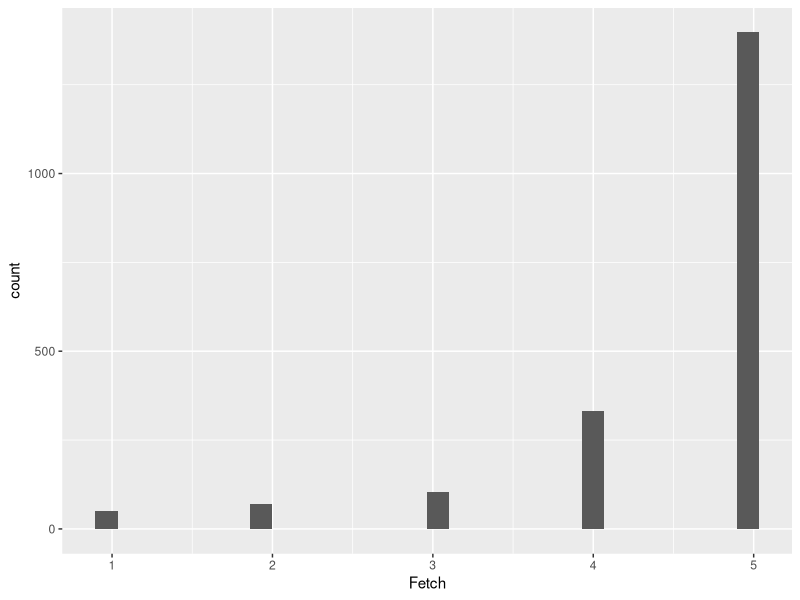
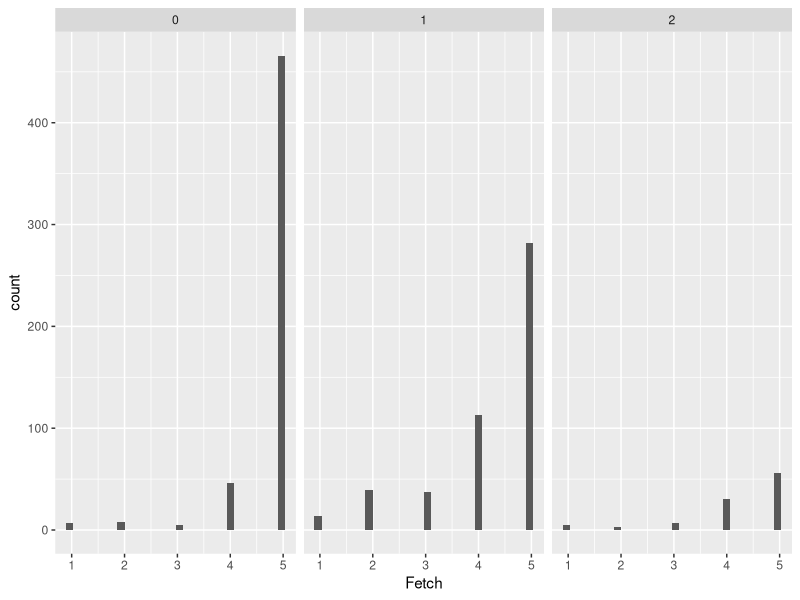
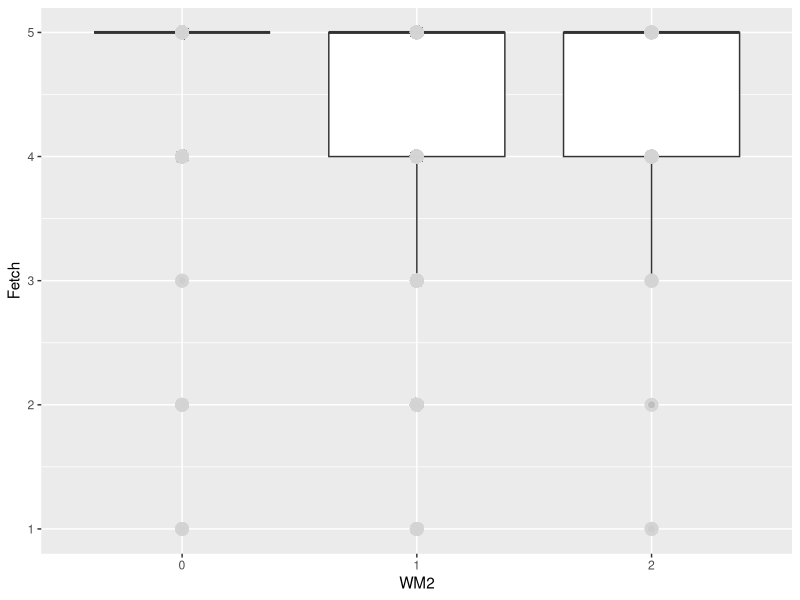
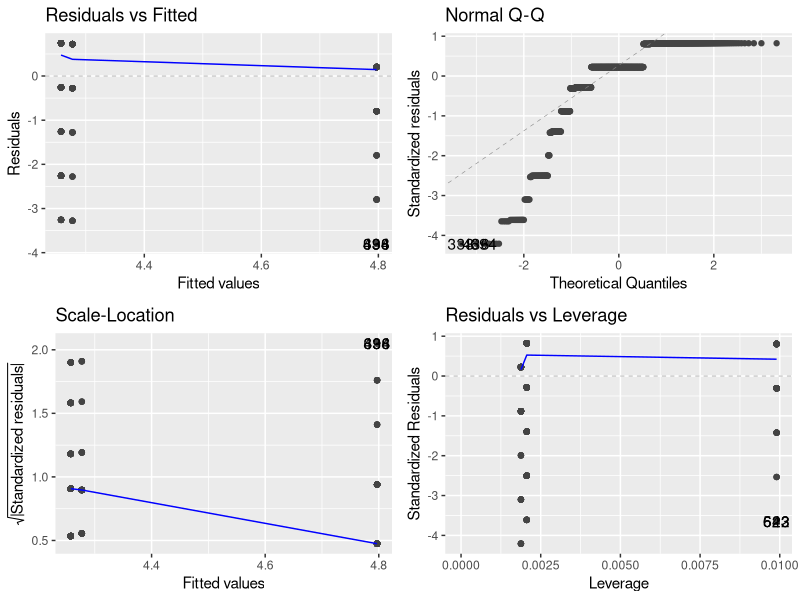
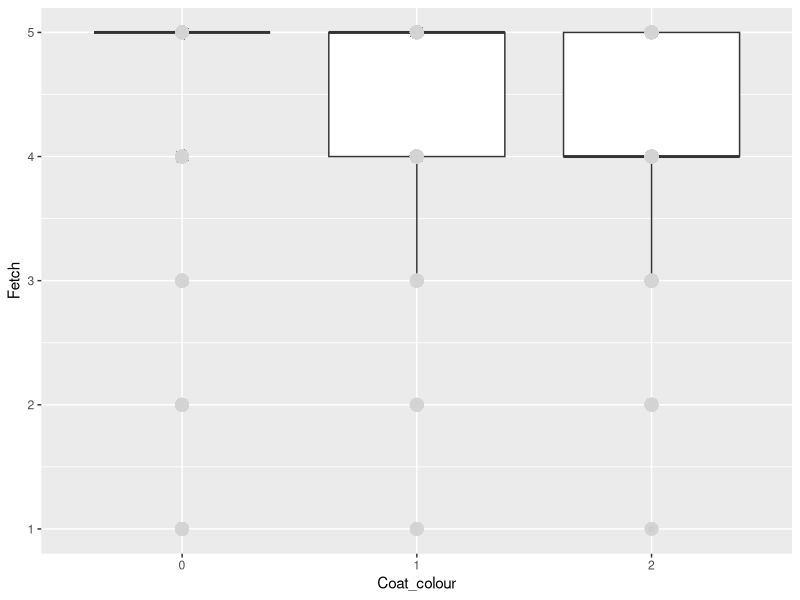
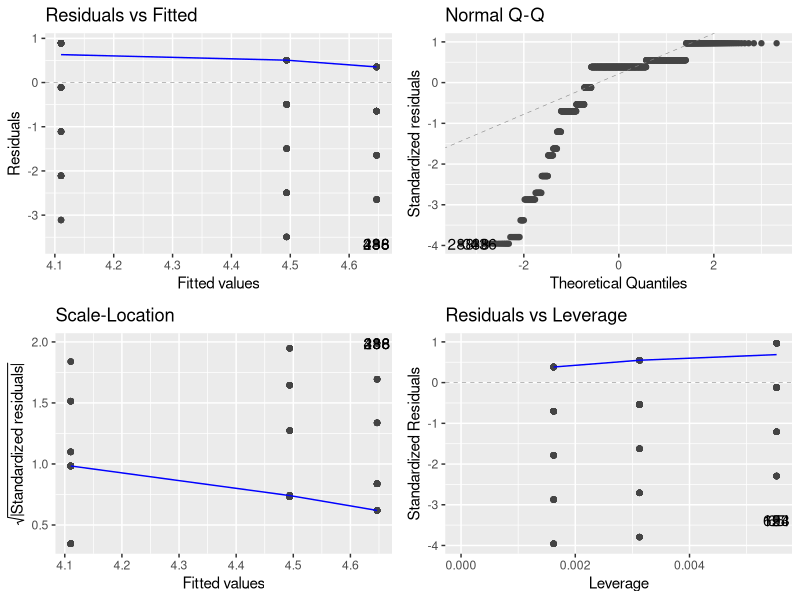
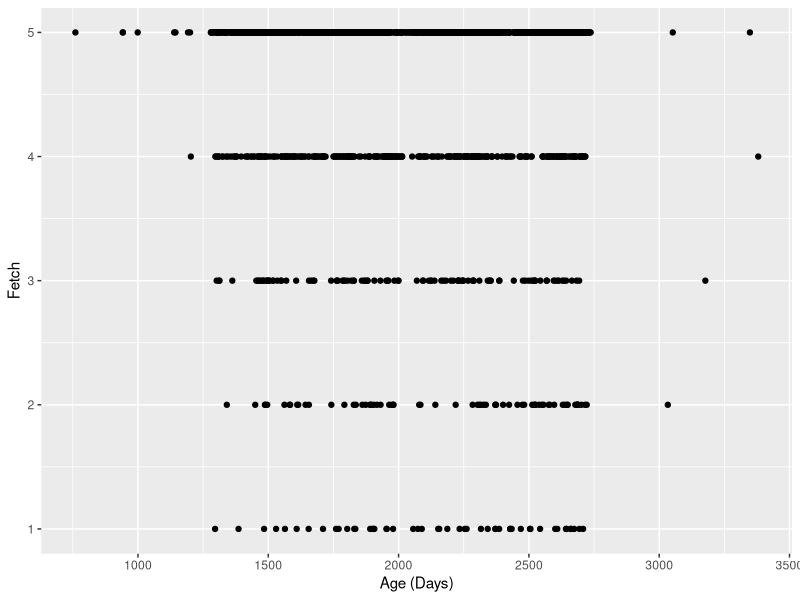
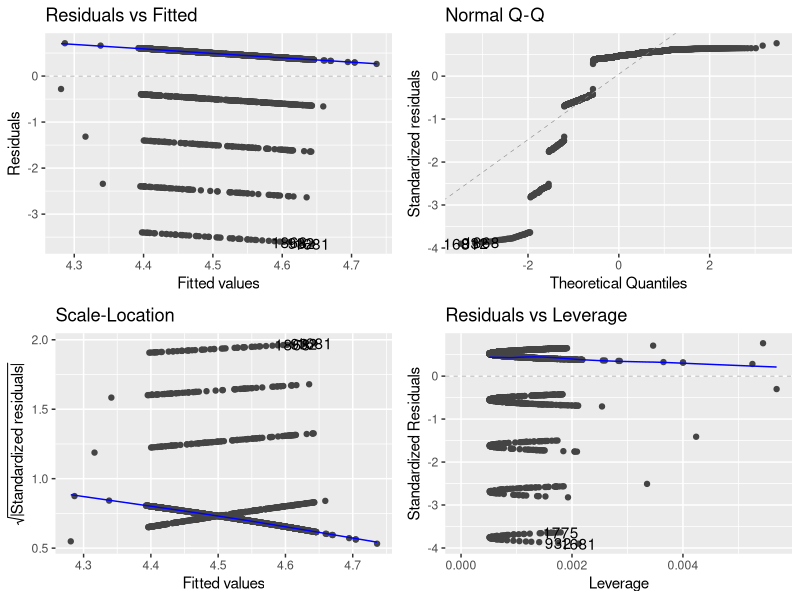

Reproduce these figures in R, in order.
## ---- chunk 1
rm(list = ls())
library(tidyverse)
library(here)
library(ggfortify)
## ---- chunk 2
DOG <- read.csv(here("Data", "Secor-Cap-Dap-data.csv"))
## ---- chunk 3
DOG$Fixed <- DOG$Gender_status %% 2
## ---- chunk 4
summary(DOG)
## ---- chunk 5
ggplot(DOG, aes(x = Fetch)) + geom_histogram()
## ---- chunk 6
ggplot(data = na.omit(DOG), aes(x = Fetch)) + geom_histogram() + facet_wrap(~WM2)
## ---- chunk 7
DOG$WM2 <- as.factor(DOG$WM2)
ggplot(data = na.omit(DOG), aes(y = Fetch, x = WM2)) + geom_boxplot() + geom_point(size = 4, color = 'lightgrey', alpha = 0.5)
## ---- chunk 8
jvelm <- lm(Fetch ~ WM2, data = na.omit(DOG))
autoplot(jvelm)
summary(jvelm)
## ---- chunk 9
DOG$Coat_colour <- as.factor(DOG$Coat_colour)
ggplot(data = na.omit(DOG), aes(y = Fetch, x = Coat_colour)) + geom_boxplot() + geom_point(size = 4, color = 'lightgrey', alpha = 0.5)
## ---- chunk 10
ccvelm <- lm(Fetch ~ Coat_colour, data = na.omit(DOG))
autoplot(ccvelm)
summary(ccvelm)
## ---- chunk 11
ggplot(DOG, aes(y = Fetch, x = Age)) + geom_point() + xlab("Age (Days)")
## ---- chunk 12
avelm <- lm(Fetch ~ Age, data = DOG)
autoplot(avelm)
## ---- chunk 13
anova(avelm)
summary(avelm) # Starts at Call:
## ---- chunk 14
DOG$Health <- as.factor(DOG$Health)
ggplot(DOG, aes(x = Health, y = Fetch)) + geom_boxplot() + geom_point(size = 4, color = 'lightgrey', alpha = 0.5)
## ---- chunk 15
t.test(Fetch ~ Health, data = DOG)
## ---- chunk 16
DOG$Gender_status <- as.factor(DOG$Gender_status)
ggplot(data = na.omit(DOG), aes(y = Fetch, x = Gender_status)) + geom_boxplot() + geom_point(size = 4, color = 'lightgrey', alpha = 0.5)
## ---- chunk 17
gsvelm <- lm(Fetch ~ Gender_status, data = na.omit(DOG))
autoplot(gsvelm)
summary(gsvelm)
## ---- chunk 18
DOG$Fixed <- as.factor(DOG$Fixed)
ggplot(DOG, aes(x = Fixed, y = Fetch)) + geom_boxplot() + geom_point(size = 4, color = 'lightgrey', alpha = 0.5)
## ---- chunk 19
fvelm <- lm(Fetch ~ Fixed, data = na.omit(DOG))
autoplot(fvelm)
summary(fvelm)
## ---- chunk 20
DOG$InOut <- as.factor(DOG$InOut)
ggplot(data = na.omit(DOG), aes(x = InOut, y = Fetch)) + geom_boxplot() + geom_point(size = 4, color = 'lightgrey', alpha = 0.5)
## ---- chunk 21
iovelm <- lm(Fetch ~ InOut, data = na.omit(DOG))
autoplot(iovelm)
summary(iovelm)
## ---- chunk 22
DOG$TimeEx <- as.factor(DOG$TimeEx)
ggplot(data = na.omit(DOG), aes(x = TimeEx, y = Fetch)) + geom_boxplot() + geom_point(size = 4, color = 'lightgrey', alpha = 0.5)
## ---- chunk 23
tevelm <- lm(Fetch ~ TimeEx, data = na.omit(DOG))
autoplot(tevelm)
summary(tevelm)
